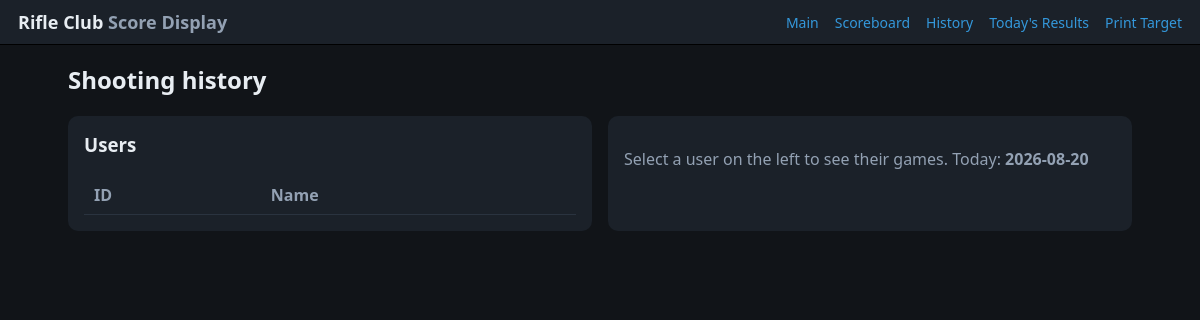
Page /history on the earlier database version.
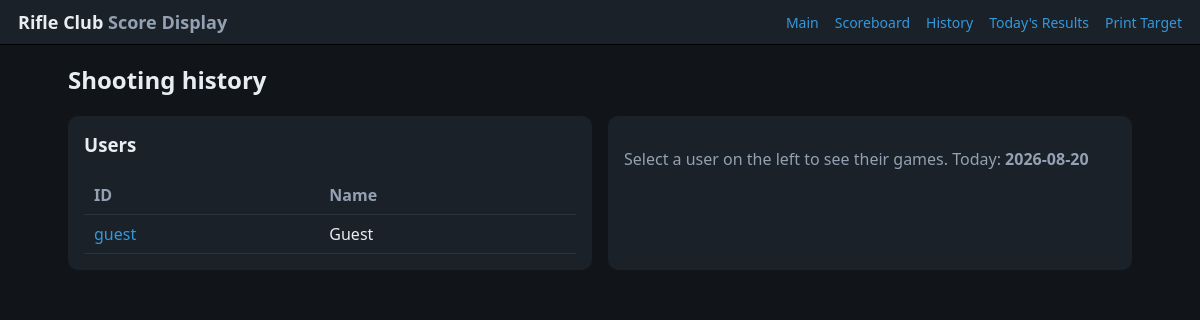
Same page on the later database version.
### tables this page shows
CREATE TABLE users (
    id          TEXT PRIMARY KEY,          -- QR code value / manual id
    name        TEXT NOT NULL,
    created_at  TEXT NOT NULL
);

### app/server.py (the view)
    @app.route("/history")
    @app.route("/history/<user_id>")
    def history(user_id=None):
        users = db.list_users()
        user = db.find_user(user_id) if user_id else None
        games = db.games_for_user(user_id) if user else None
        for g in games or []:
            g["shots"] = db.shots_for_game(g["id"])
        return render_template("history.html", users=users, user=user,
                               games=games, date=date.today().isoformat())

### app/db.py (called while the page is built)
def _connect():
    if not hasattr(_local, "conn"):
        _local.conn = sqlite3.connect(DB_PATH)
        _local.conn.row_factory = sqlite3.Row
        _local.conn.execute("PRAGMA foreign_keys=ON")
    return _local.conn

def list_users():
    rows = _connect().execute(
        "SELECT * FROM users ORDER BY name COLLATE NOCASE"
    ).fetchall()
    return [dict(r) for r in rows]

### templates/history.html (shortened to what this page needs)
{% extends "base.html" %}
{% block content %}
<h2>Shooting history</h2>
<div class="grid grid-2">
  <div class="panel">
    <h3>Users</h3>
    <table>
      <thead><tr><th>ID</th><th>Name</th></tr></thead>
      <tbody>
        {% for u in users %}
        <tr><td><a href="/history/{{ u.id }}">{{ u.id }}</a></td><td>{{ u.name }}</td></tr>
        {% endfor %}
      </tbody>
    </table>
  </div>
  <div class="panel">
    {% if user %}
    <h3>{{ user.name }} <span class="muted small">({{ user.id }})</span></h3>
    {% if games %}
    <table>
      <thead><tr><th>Date</th><th>Shots</th><th>Total</th><th>X</th><th>Series</th></tr></thead>
      <tbody>
        {% for g in games %}
        <tr>
          <td>{{ g.started_at[:10] }}</td>
          <td>{{ g.shots|length }}</td>
          <td><strong>{{ '%.1f' % g.total }}</strong></td>
          <td>{{ g.x_count }}</td>
          <td class="small muted">{% for s in g.shots %}{{ '%.1f' % s.score }} {% endfor %}</td>
        </tr>
        {% endfor %}
      </tbody>
    </table>
    {% else %}
    <p class="muted">No games recorded for this user yet.</p>
    {% endif %}
    {% else %}
    <p class="muted">Select a user on the left to see their games. Today: <strong>{{ date }}</strong></p>
    {% endif %}
  </div>
</div>
{% endblock %}

Differences in the rows shown:
added users: id "guest", name "Guest"
